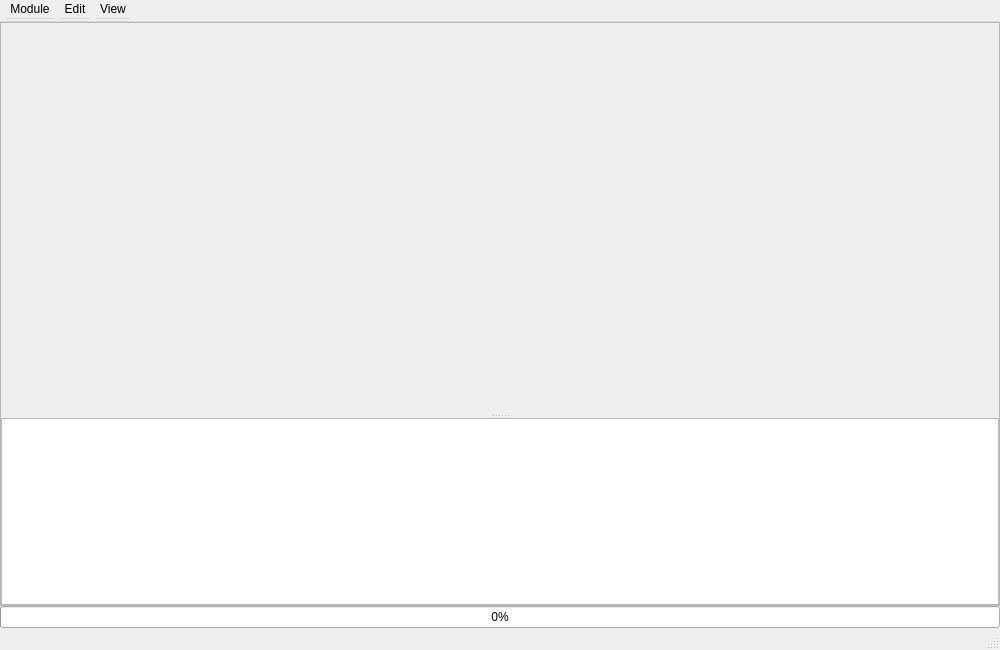
<?xml version="1.0" encoding="UTF-8"?>
<ui version="4.0">
 <class>MainWindow</class>
 <widget class="QMainWindow" name="MainWindow">
  <property name="geometry">
   <rect>
    <x>0</x>
    <y>0</y>
    <width>1000</width>
    <height>650</height>
   </rect>
  </property>
  <property name="sizePolicy">
   <sizepolicy hsizetype="Preferred" vsizetype="Preferred">
    <horstretch>0</horstretch>
    <verstretch>0</verstretch>
   </sizepolicy>
  </property>
  <property name="windowTitle">
   <string>MainWindow</string>
  </property>
  <property name="unifiedTitleAndToolBarOnMac">
   <bool>false</bool>
  </property>
  <widget class="QWidget" name="centralwidget">
   <layout class="QGridLayout" name="gridLayout">
    <property name="leftMargin">
     <number>0</number>
    </property>
    <property name="topMargin">
     <number>0</number>
    </property>
    <property name="rightMargin">
     <number>0</number>
    </property>
    <property name="bottomMargin">
     <number>0</number>
    </property>
    <property name="spacing">
     <number>0</number>
    </property>
    <item row="3" column="0">
     <widget class="QProgressBar" name="progressbar">
      <property name="sizePolicy">
       <sizepolicy hsizetype="Preferred" vsizetype="Fixed">
        <horstretch>1</horstretch>
        <verstretch>0</verstretch>
       </sizepolicy>
      </property>
      <property name="minimumSize">
       <size>
        <width>0</width>
        <height>0</height>
       </size>
      </property>
      <property name="maximumSize">
       <size>
        <width>16777215</width>
        <height>30</height>
       </size>
      </property>
      <property name="value">
       <number>0</number>
      </property>
      <property name="alignment">
       <set>Qt::AlignCenter</set>
      </property>
     </widget>
    </item>
    <item row="0" column="0">
     <widget class="QFrame" name="mainframe">
      <property name="frameShape">
       <enum>QFrame::StyledPanel</enum>
      </property>
      <property name="frameShadow">
       <enum>QFrame::Raised</enum>
      </property>
      <layout class="QGridLayout" name="gridLayout_2">
       <property name="leftMargin">
        <number>0</number>
       </property>
       <property name="topMargin">
        <number>0</number>
       </property>
       <property name="rightMargin">
        <number>0</number>
       </property>
       <property name="bottomMargin">
        <number>0</number>
       </property>
       <property name="spacing">
        <number>0</number>
       </property>
       <item row="0" column="0">
        <widget class="QSplitter" name="splitter">
         <property name="orientation">
          <enum>Qt::Vertical</enum>
         </property>
         <widget class="QMdiArea" name="mdi">
          <property name="sizePolicy">
           <sizepolicy hsizetype="Expanding" vsizetype="Expanding">
            <horstretch>0</horstretch>
            <verstretch>1</verstretch>
           </sizepolicy>
          </property>
          <property name="mouseTracking">
           <bool>true</bool>
          </property>
          <property name="focusPolicy">
           <enum>Qt::StrongFocus</enum>
          </property>
          <property name="autoFillBackground">
           <bool>true</bool>
          </property>
          <property name="background">
           <brush brushstyle="NoBrush">
            <color alpha="255">
             <red>191</red>
             <green>191</green>
             <blue>191</blue>
            </color>
           </brush>
          </property>
          <property name="viewMode">
           <enum>QMdiArea::TabbedView</enum>
          </property>
          <property name="documentMode">
           <bool>false</bool>
          </property>
          <property name="tabsClosable">
           <bool>true</bool>
          </property>
          <property name="tabsMovable">
           <bool>true</bool>
          </property>
          <property name="tabPosition">
           <enum>QTabWidget::North</enum>
          </property>
         </widget>
         <widget class="QListWidget" name="listbox">
          <property name="sizePolicy">
           <sizepolicy hsizetype="Preferred" vsizetype="MinimumExpanding">
            <horstretch>0</horstretch>
            <verstretch>1</verstretch>
           </sizepolicy>
          </property>
          <property name="minimumSize">
           <size>
            <width>0</width>
            <height>100</height>
           </size>
          </property>
          <property name="maximumSize">
           <size>
            <width>16777215</width>
            <height>300</height>
           </size>
          </property>
          <property name="font">
           <font>
            <family>Arial</family>
           </font>
          </property>
          <property name="focusPolicy">
           <enum>Qt::NoFocus</enum>
          </property>
          <property name="autoScrollMargin">
           <number>-1</number>
          </property>
          <property name="iconSize">
           <size>
            <width>10</width>
            <height>10</height>
           </size>
          </property>
         </widget>
        </widget>
       </item>
      </layout>
     </widget>
    </item>
    <item row="2" column="0">
     <widget class="QFrame" name="horizontalFrame">
      <property name="sizePolicy">
       <sizepolicy hsizetype="Preferred" vsizetype="Fixed">
        <horstretch>11</horstretch>
        <verstretch>0</verstretch>
       </sizepolicy>
      </property>
      <property name="maximumSize">
       <size>
        <width>16777215</width>
        <height>0</height>
       </size>
      </property>
      <layout class="QHBoxLayout" name="horizontalLayout">
       <item>
        <widget class="QLabel" name="authorLabel">
         <property name="sizePolicy">
          <sizepolicy hsizetype="Fixed" vsizetype="Preferred">
           <horstretch>0</horstretch>
           <verstretch>0</verstretch>
          </sizepolicy>
         </property>
         <property name="minimumSize">
          <size>
           <width>150</width>
           <height>0</height>
          </size>
         </property>
         <property name="maximumSize">
          <size>
           <width>16777215</width>
           <height>15</height>
          </size>
         </property>
         <property name="cursor">
          <cursorShape>PointingHandCursor</cursorShape>
         </property>
         <property name="text">
          <string>© 8,2017 Peihong Man.</string>
         </property>
         <property name="alignment">
          <set>Qt::AlignCenter</set>
         </property>
        </widget>
       </item>
       <item>
        <widget class="QLabel" name="status1">
         <property name="sizePolicy">
          <sizepolicy hsizetype="Expanding" vsizetype="Fixed">
           <horstretch>1</horstretch>
           <verstretch>0</verstretch>
          </sizepolicy>
         </property>
         <property name="minimumSize">
          <size>
           <width>0</width>
           <height>0</height>
          </size>
         </property>
         <property name="maximumSize">
          <size>
           <width>16777215</width>
           <height>15</height>
          </size>
         </property>
         <property name="text">
          <string>&lt;html&gt;&lt;head/&gt;&lt;body&gt;&lt;p&gt;Welcome to the Toolbox. Press Ctrl+M to see document/help.&lt;/p&gt;&lt;/body&gt;&lt;/html&gt;</string>
         </property>
         <property name="alignment">
          <set>Qt::AlignCenter</set>
         </property>
         <property name="margin">
          <number>0</number>
         </property>
        </widget>
       </item>
       <item>
        <widget class="QLabel" name="status2">
         <property name="sizePolicy">
          <sizepolicy hsizetype="Fixed" vsizetype="Preferred">
           <horstretch>0</horstretch>
           <verstretch>0</verstretch>
          </sizepolicy>
         </property>
         <property name="minimumSize">
          <size>
           <width>150</width>
           <height>0</height>
          </size>
         </property>
         <property name="maximumSize">
          <size>
           <width>150</width>
           <height>15</height>
          </size>
         </property>
         <property name="text">
          <string>FTIR fitting tool</string>
         </property>
         <property name="alignment">
          <set>Qt::AlignCenter</set>
         </property>
        </widget>
       </item>
      </layout>
     </widget>
    </item>
   </layout>
  </widget>
  <widget class="QStatusBar" name="statusbar">
   <property name="sizePolicy">
    <sizepolicy hsizetype="Preferred" vsizetype="Fixed">
     <horstretch>0</horstretch>
     <verstretch>0</verstretch>
    </sizepolicy>
   </property>
  </widget>
  <widget class="QMenuBar" name="menuBar">
   <property name="geometry">
    <rect>
     <x>0</x>
     <y>0</y>
     <width>1000</width>
     <height>22</height>
    </rect>
   </property>
   <property name="sizePolicy">
    <sizepolicy hsizetype="MinimumExpanding" vsizetype="Fixed">
     <horstretch>0</horstretch>
     <verstretch>0</verstretch>
    </sizepolicy>
   </property>
   <property name="minimumSize">
    <size>
     <width>0</width>
     <height>22</height>
    </size>
   </property>
   <property name="maximumSize">
    <size>
     <width>16777215</width>
     <height>22</height>
    </size>
   </property>
   <property name="defaultUp">
    <bool>false</bool>
   </property>
   <property name="nativeMenuBar">
    <bool>true</bool>
   </property>
   <widget class="QMenu" name="menuAdd">
    <property name="tearOffEnabled">
     <bool>false</bool>
    </property>
    <property name="title">
     <string>Module</string>
    </property>
    <property name="separatorsCollapsible">
     <bool>false</bool>
    </property>
    <property name="toolTipsVisible">
     <bool>false</bool>
    </property>
    <addaction name="separator"/>
    <addaction name="openSettings"/>
    <addaction name="openhelp"/>
    <addaction name="separator"/>
    <addaction name="actionQuit"/>
    <addaction name="separator"/>
   </widget>
   <widget class="QMenu" name="menuView">
    <property name="title">
     <string>View</string>
    </property>
    <addaction name="actionMinimize"/>
    <addaction name="actionNormal"/>
    <addaction name="actionFullscreen"/>
   </widget>
   <widget class="QMenu" name="menuEdit">
    <property name="title">
     <string>Edit</string>
    </property>
    <addaction name="actionUndo"/>
    <addaction name="actionRedo"/>
   </widget>
   <addaction name="menuAdd"/>
   <addaction name="menuEdit"/>
   <addaction name="menuView"/>
  </widget>
  <action name="openftir">
   <property name="text">
    <string>FTIR fitting tool v3</string>
   </property>
   <property name="shortcut">
    <string>Ctrl+6</string>
   </property>
  </action>
  <action name="openhelp">
   <property name="text">
    <string>Document...</string>
   </property>
   <property name="shortcut">
    <string>Ctrl+M</string>
   </property>
  </action>
  <action name="openkp">
   <property name="text">
    <string>Kp method</string>
   </property>
   <property name="shortcut">
    <string>Ctrl+7</string>
   </property>
  </action>
  <action name="openMCT">
   <property name="text">
    <string>MCT calculator</string>
   </property>
   <property name="shortcut">
    <string>Ctrl+1</string>
   </property>
  </action>
  <action name="opengrowthtemp">
   <property name="text">
    <string>Growth temp calculator</string>
   </property>
   <property name="shortcut">
    <string>Ctrl+2</string>
   </property>
  </action>
  <action name="opendatabase">
   <property name="text">
    <string>MBE databse updator</string>
   </property>
   <property name="shortcut">
    <string>Ctrl+3</string>
   </property>
  </action>
  <action name="openbackup">
   <property name="text">
    <string>Backup / LN2 order</string>
   </property>
   <property name="shortcut">
    <string>Ctrl+4</string>
   </property>
  </action>
  <action name="openXRD">
   <property name="text">
    <string>XRD T3SL analyzer</string>
   </property>
   <property name="shortcut">
    <string>Ctrl+5</string>
   </property>
  </action>
  <action name="opengrade">
   <property name="text">
    <string>Grade analyzer</string>
   </property>
   <property name="shortcut">
    <string>Ctrl+8</string>
   </property>
  </action>
  <action name="actionQuit">
   <property name="text">
    <string>Quit</string>
   </property>
   <property name="shortcut">
    <string/>
   </property>
  </action>
  <action name="actionFullscreen">
   <property name="text">
    <string>Enter Full Screen</string>
   </property>
  </action>
  <action name="actionMinimize">
   <property name="text">
    <string>Minimize</string>
   </property>
  </action>
  <action name="actionNormal">
   <property name="text">
    <string>Normal</string>
   </property>
  </action>
  <action name="openrecipe">
   <property name="text">
    <string>Recipe designer</string>
   </property>
   <property name="shortcut">
    <string>Ctrl+2</string>
   </property>
  </action>
  <action name="openiv">
   <property name="text">
    <string>IV_controller</string>
   </property>
   <property name="shortcut">
    <string>Ctrl+9</string>
   </property>
  </action>
  <action name="actionUndo">
   <property name="text">
    <string>Undo</string>
   </property>
   <property name="shortcut">
    <string>Ctrl+Z</string>
   </property>
  </action>
  <action name="actionRedo">
   <property name="text">
    <string>Redo</string>
   </property>
   <property name="shortcut">
    <string>Ctrl+Shift+Z</string>
   </property>
  </action>
  <action name="openSettings">
   <property name="text">
    <string>Settings</string>
   </property>
   <property name="shortcut">
    <string>Ctrl+,</string>
   </property>
  </action>
 </widget>
 <resources/>
 <connections>
  <connection>
   <sender>actionQuit</sender>
   <signal>triggered()</signal>
   <receiver>MainWindow</receiver>
   <slot>close()</slot>
   <hints>
    <hint type="sourcelabel">
     <x>-1</x>
     <y>-1</y>
    </hint>
    <hint type="destinationlabel">
     <x>499</x>
     <y>324</y>
    </hint>
   </hints>
  </connection>
  <connection>
   <sender>actionFullscreen</sender>
   <signal>triggered()</signal>
   <receiver>MainWindow</receiver>
   <slot>showFullScreen()</slot>
   <hints>
    <hint type="sourcelabel">
     <x>-1</x>
     <y>-1</y>
    </hint>
    <hint type="destinationlabel">
     <x>499</x>
     <y>324</y>
    </hint>
   </hints>
  </connection>
  <connection>
   <sender>actionMinimize</sender>
   <signal>triggered()</signal>
   <receiver>MainWindow</receiver>
   <slot>showMinimized()</slot>
   <hints>
    <hint type="sourcelabel">
     <x>-1</x>
     <y>-1</y>
    </hint>
    <hint type="destinationlabel">
     <x>499</x>
     <y>324</y>
    </hint>
   </hints>
  </connection>
  <connection>
   <sender>actionNormal</sender>
   <signal>triggered()</signal>
   <receiver>MainWindow</receiver>
   <slot>showNormal()</slot>
   <hints>
    <hint type="sourcelabel">
     <x>-1</x>
     <y>-1</y>
    </hint>
    <hint type="destinationlabel">
     <x>499</x>
     <y>324</y>
    </hint>
   </hints>
  </connection>
 </connections>
</ui>
